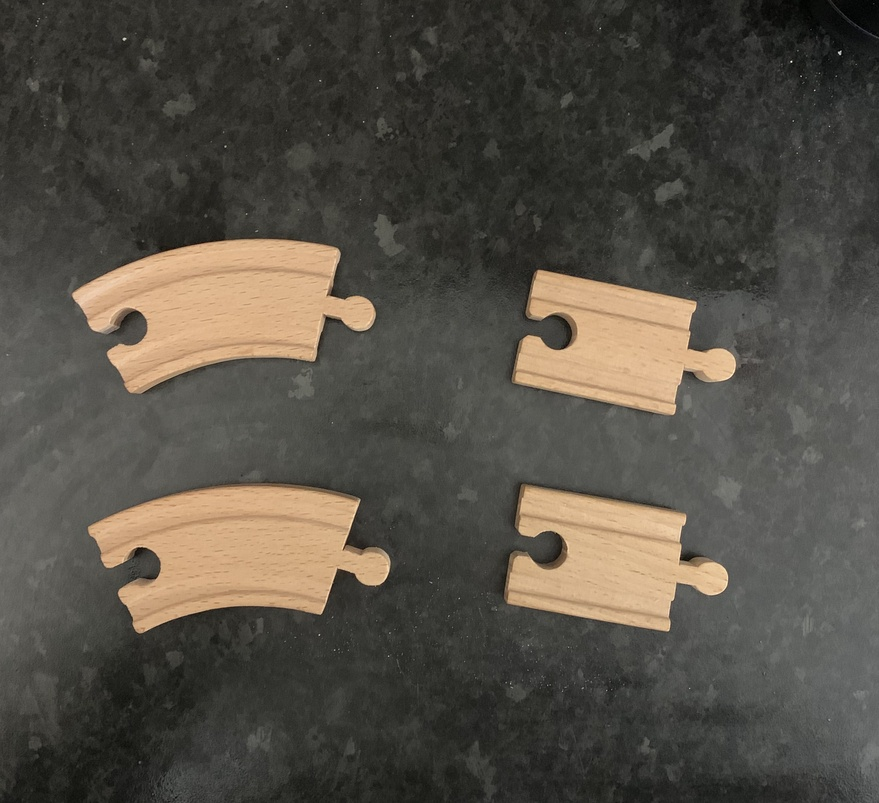
#> input picture Old/low_cost_vision_exercise/test.jpeg, 879 x 803 px, shrunk from 2949 x 2692 before the run
$ python -i contouring.py   (imports and definitions only)
#> lines starting #> are read from the running program, lines starting #| are printed output that depends on the picture; after the words box and inside, x2 and y2 are one past the last pixel; in counts of white or black regions, pixels touching at a corner belong together
#> further down, picture is the input picture: shape (803, 879, 3); mean B, G, R 69.9, 79, 84.1
from cv2  import cv2
import numpy as np
from matplotlib import pyplot as plt


def findCannyContoursParameters(img_bgr):
    # This function varies the input parameters to the canny
    # edge detection to see which combination yields the correct number of contours
    gray = cv2.cvtColor(img_bgr, cv2.COLOR_BGR2GRAY)
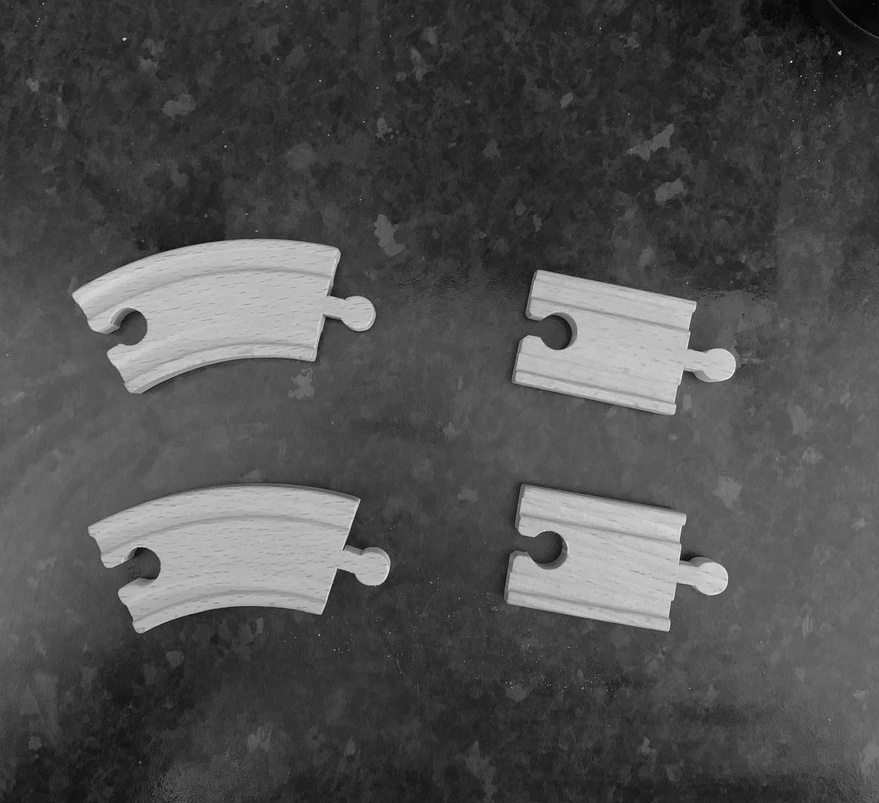
#> gray: shape (803, 879); min 0, max 255, mean 79.5

    # METHOD 1 using Canny
    ksize = 3
    img_blur = cv2.blur(gray,(ksize,ksize))
    img_gaussian = cv2.GaussianBlur(gray,(ksize,ksize),0)
    img_median = cv2.medianBlur(gray,ksize)

    for i in range(20):
        print("Threshold 1: {0}".format(i*0.05))
        for j in range(25):
            print("Variance: {0}".format(j*10))
            # Try this with different blur types
            canny = cv2.Canny(img_gaussian,j*10*(1-i*0.05),min(j*10*(1+i*0.05),255))
            cv2.imshow('canny',canny)

            # cv2.imshow('Canny_orig_{0}_{1}'.format(i*0.05,j*10), canny)

            contours, hierarchy = cv2.findContours(canny, cv2.RETR_TREE, cv2.CHAIN_APPROX_SIMPLE)

            contour_filter=[]
            count = 0
            img_contour= cv2.cvtColor(img_bgr, cv2.COLOR_BGR2RGB)
            for i,contour in enumerate(contours):
                if hierarchy[0][i][3]==0:
                    count += 1
                    cv2.drawContours(img_contour, [contour], -1, (0,0,255), 2)
                    contour_filter.append(contour)

            print(count)
            # Want to see which combination of thresholds identifies the correct number of objects
            # if count == 13 or count == 12:
            if count == 4:
                print(i)
                print(j)
                cv2.drawContours(img_contour, contours, -1, (0,0,255), 1)

                plt.figure(figsize = (5,5))
                plt.imshow(img_contour)
                plt.axis('off')
                plt.show()
#> this loop made 20 passes
#> pass 1, in findCannyContoursParameters, `cv2.imshow('canny',canny)`:
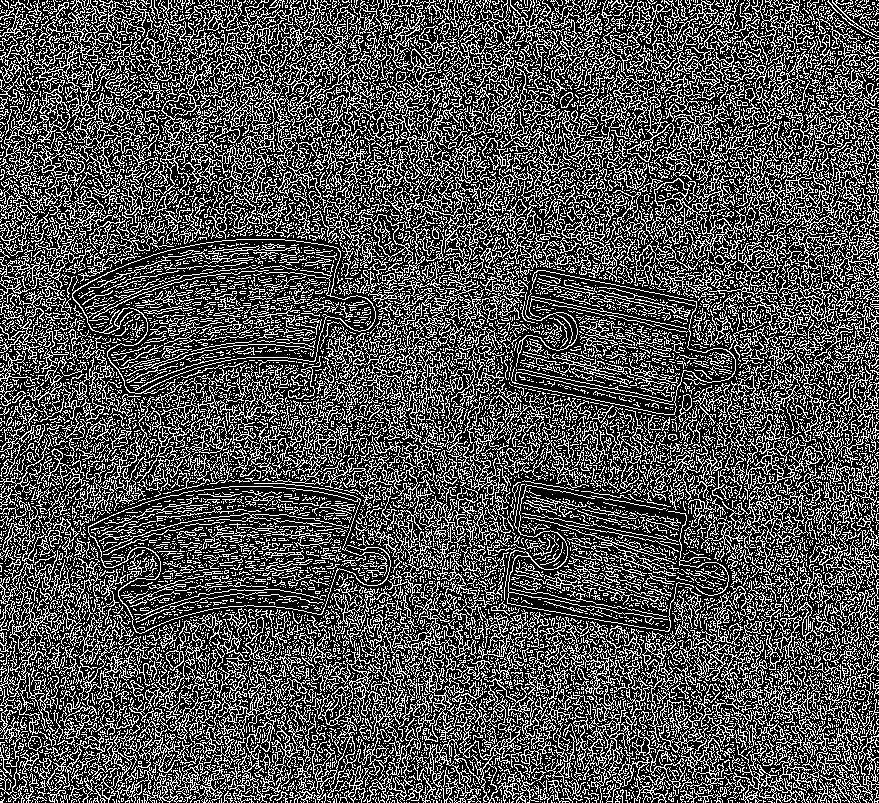
#> window 'canny': shape (803, 879); 31.7% white in thin lines or dots
#> pass 1, in findCannyContoursParameters, `cv2.imshow('canny',canny)`:
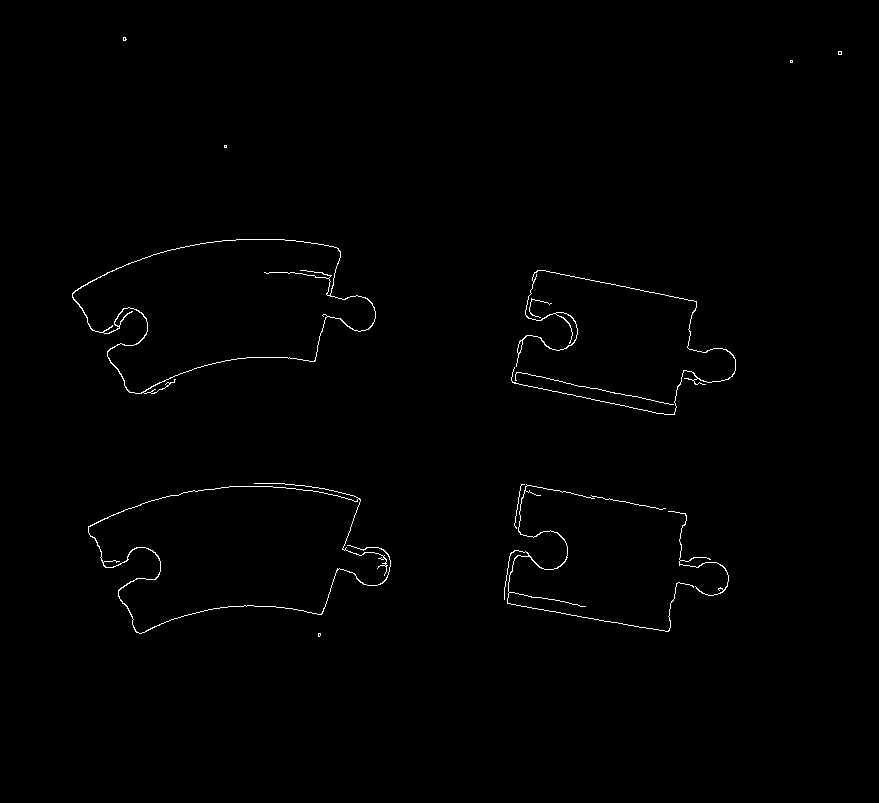
#> window 'canny': shape (803, 879); 0.66% white in thin lines or dots, all inside (x1, y1, x2, y2) = (72, 37, 842, 637)
#> pass 1, in findCannyContoursParameters, `cv2.imshow('canny',canny)`:
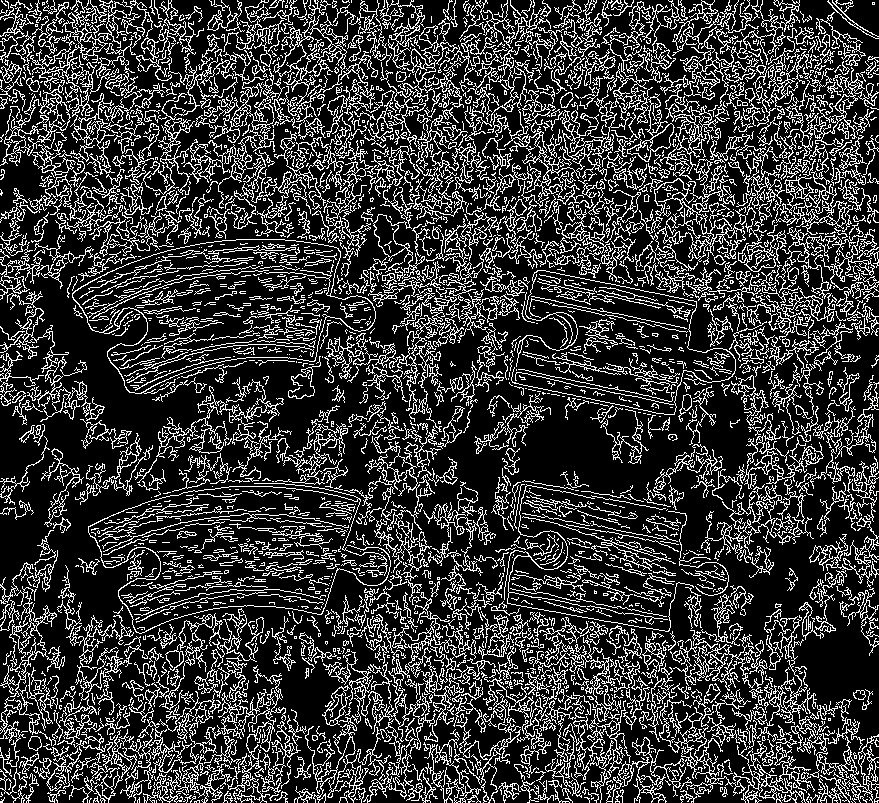
#> window 'canny': shape (803, 879); 22.2% white in thin lines or dots
#> pass 1, in findCannyContoursParameters, `cv2.imshow('canny',canny)`:
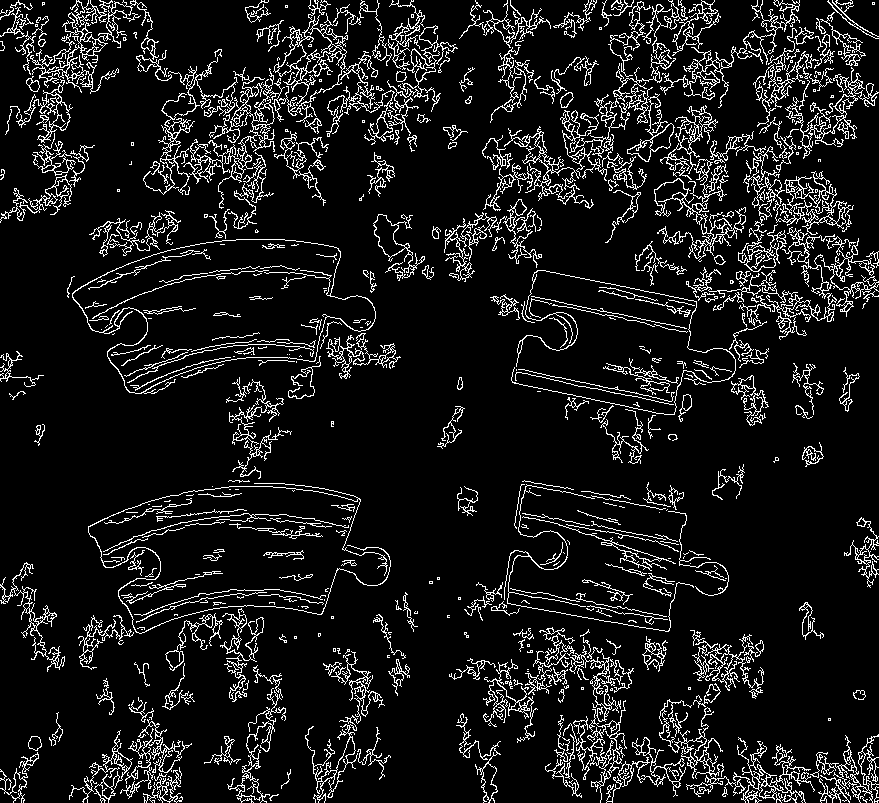
#> window 'canny': shape (803, 879); 9.9% white in thin lines or dots

    cv2.waitKey(0)
    cv2.destroyAllWindows()

>>> import cv2
>>> picture = cv2.imread('test.jpeg')
>>> result = findCannyContoursParameters(picture)
